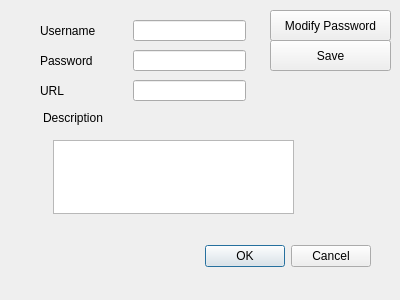
<?xml version="1.0" encoding="UTF-8"?>
<ui version="4.0">
 <class>view_password</class>
 <widget class="QDialog" name="view_password">
  <property name="geometry">
   <rect>
    <x>0</x>
    <y>0</y>
    <width>400</width>
    <height>300</height>
   </rect>
  </property>
  <property name="windowTitle">
   <string>Dialog</string>
  </property>
  <widget class="QDialogButtonBox" name="buttonBox">
   <property name="geometry">
    <rect>
     <x>30</x>
     <y>240</y>
     <width>341</width>
     <height>32</height>
    </rect>
   </property>
   <property name="orientation">
    <enum>Qt::Orientation::Horizontal</enum>
   </property>
   <property name="standardButtons">
    <set>QDialogButtonBox::StandardButton::Cancel|QDialogButtonBox::StandardButton::Ok</set>
   </property>
  </widget>
  <widget class="QTextEdit" name="desc_input">
   <property name="geometry">
    <rect>
     <x>53</x>
     <y>140</y>
     <width>241</width>
     <height>74</height>
    </rect>
   </property>
  </widget>
  <widget class="QLineEdit" name="username_input">
   <property name="geometry">
    <rect>
     <x>133</x>
     <y>20</y>
     <width>113</width>
     <height>21</height>
    </rect>
   </property>
  </widget>
  <widget class="QLabel" name="username_label">
   <property name="geometry">
    <rect>
     <x>40</x>
     <y>20</y>
     <width>71</width>
     <height>21</height>
    </rect>
   </property>
   <property name="text">
    <string>Username</string>
   </property>
  </widget>
  <widget class="QLabel" name="password_label">
   <property name="geometry">
    <rect>
     <x>40</x>
     <y>50</y>
     <width>71</width>
     <height>21</height>
    </rect>
   </property>
   <property name="text">
    <string>Password</string>
   </property>
  </widget>
  <widget class="QLineEdit" name="password_input">
   <property name="geometry">
    <rect>
     <x>133</x>
     <y>50</y>
     <width>113</width>
     <height>21</height>
    </rect>
   </property>
  </widget>
  <widget class="QLabel" name="desc_label">
   <property name="geometry">
    <rect>
     <x>43</x>
     <y>110</y>
     <width>81</width>
     <height>16</height>
    </rect>
   </property>
   <property name="text">
    <string>Description</string>
   </property>
  </widget>
  <widget class="QLineEdit" name="url_input">
   <property name="geometry">
    <rect>
     <x>133</x>
     <y>80</y>
     <width>113</width>
     <height>21</height>
    </rect>
   </property>
  </widget>
  <widget class="QLabel" name="url_label">
   <property name="geometry">
    <rect>
     <x>40</x>
     <y>80</y>
     <width>71</width>
     <height>21</height>
    </rect>
   </property>
   <property name="text">
    <string>URL</string>
   </property>
  </widget>
  <widget class="QPushButton" name="modify_password_btn">
   <property name="geometry">
    <rect>
     <x>270</x>
     <y>10</y>
     <width>121</width>
     <height>31</height>
    </rect>
   </property>
   <property name="text">
    <string>Modify Password</string>
   </property>
  </widget>
  <widget class="QPushButton" name="save_password_btn">
   <property name="geometry">
    <rect>
     <x>270</x>
     <y>40</y>
     <width>121</width>
     <height>31</height>
    </rect>
   </property>
   <property name="text">
    <string>Save</string>
   </property>
  </widget>
 </widget>
 <resources/>
 <connections>
  <connection>
   <sender>buttonBox</sender>
   <signal>accepted()</signal>
   <receiver>view_password</receiver>
   <slot>accept()</slot>
   <hints>
    <hint type="sourcelabel">
     <x>248</x>
     <y>254</y>
    </hint>
    <hint type="destinationlabel">
     <x>157</x>
     <y>274</y>
    </hint>
   </hints>
  </connection>
  <connection>
   <sender>buttonBox</sender>
   <signal>rejected()</signal>
   <receiver>view_password</receiver>
   <slot>reject()</slot>
   <hints>
    <hint type="sourcelabel">
     <x>316</x>
     <y>260</y>
    </hint>
    <hint type="destinationlabel">
     <x>286</x>
     <y>274</y>
    </hint>
   </hints>
  </connection>
 </connections>
</ui>
